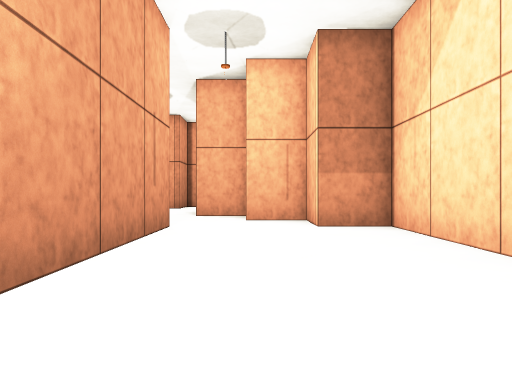
[1] (above)

17 first-person views from a walk through a scene from a Unity 3-D project. The camera is 1.4 m above the floor, looks level and sees 75° across. The floor is counted in squares, 2 m on a side. Each view is taken from the middle of a square. On the plan, view 1 faces up. The plan holds only what a view shows up to about 10 squares ahead; the rest is blank. The place goes on beyond the plan. The player is left out. Some animated figures are not drawn.

[2]
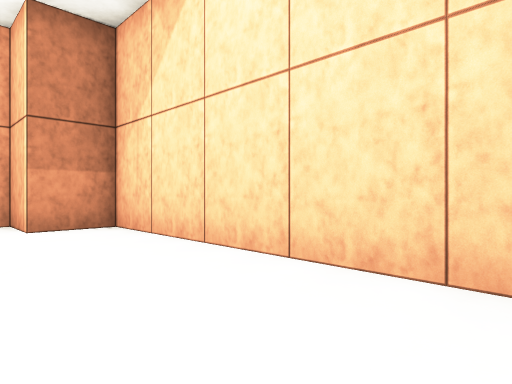

[3]
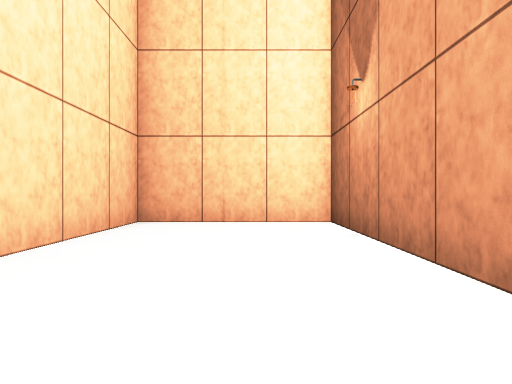

[4]
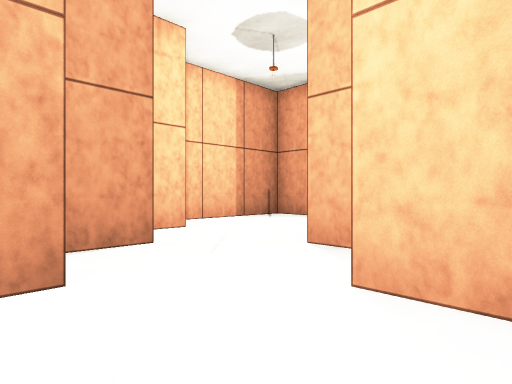

[5]
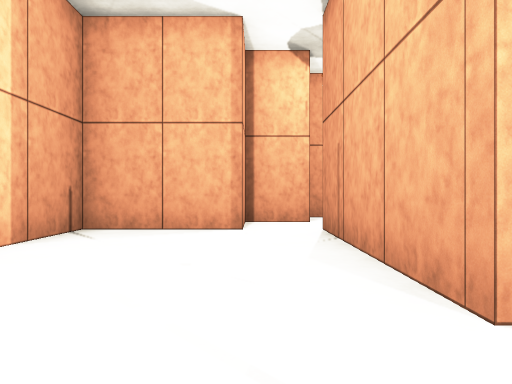

[6]
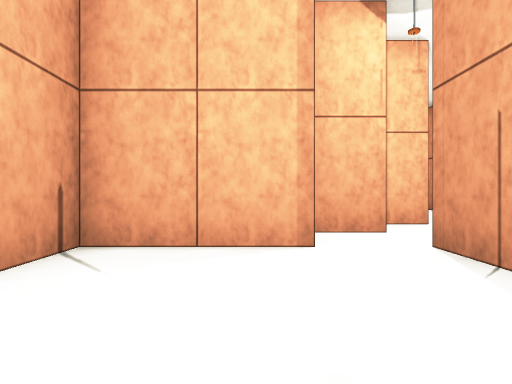

[7]
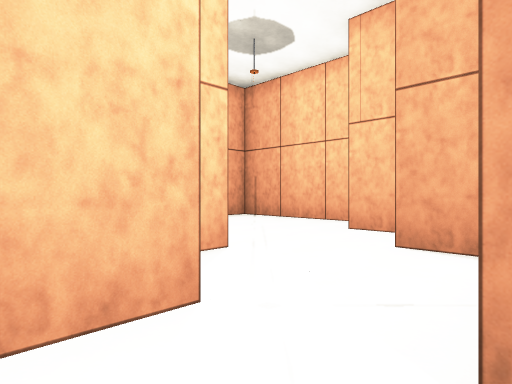

[8]
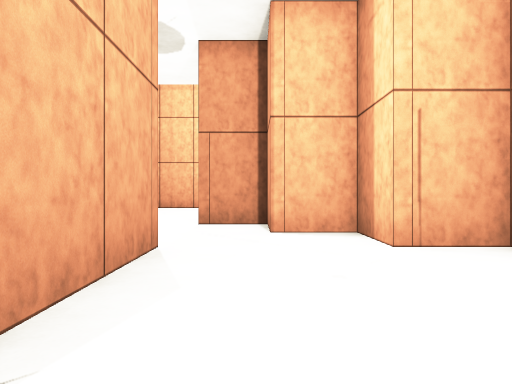

[9]
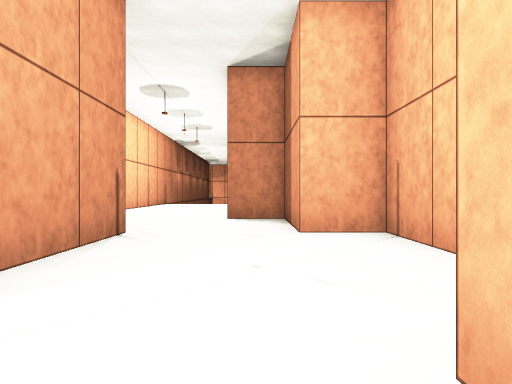

[10]
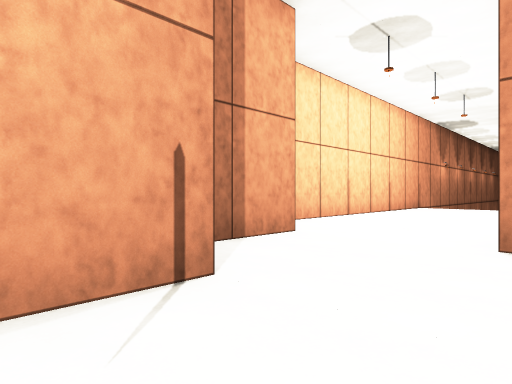

[11]
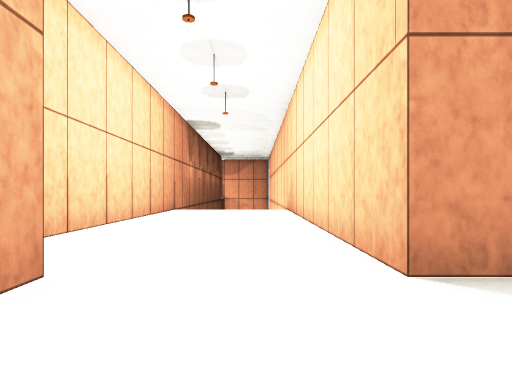

[12]
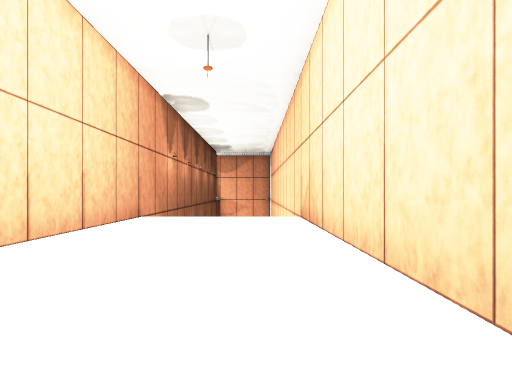

[13]
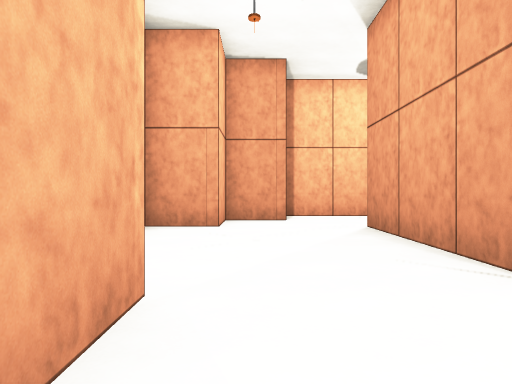

[14]
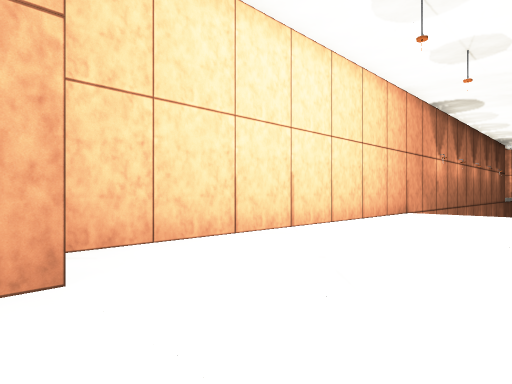

[15]
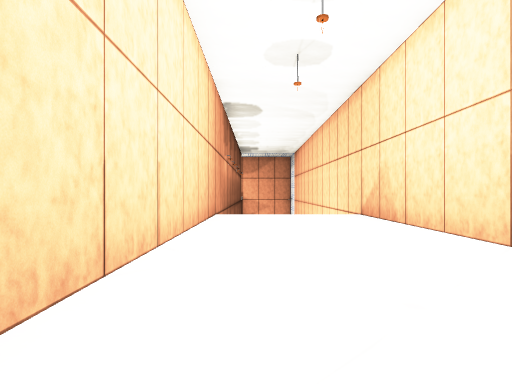

[16]
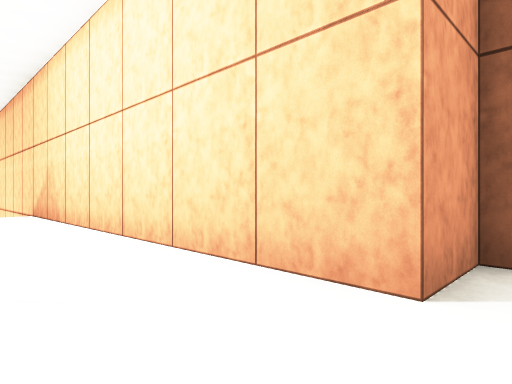

[17]
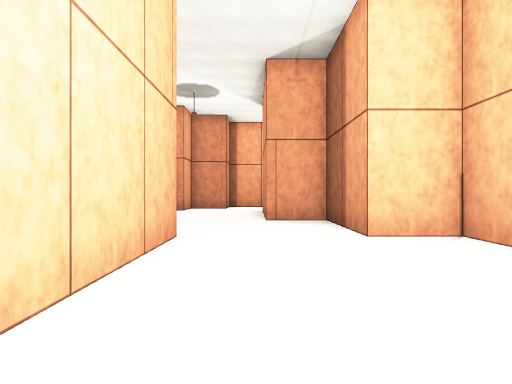

### Floor plan
Points are (right, up) in squares from view 1. A wall is a line through its corners. A room is listed if a view was taken in it or the views show most of it. See-through windows are left out.
Room 1 (views 1, 2, 3, 4, 5)
walls: (-3.2, 6.8) (-1.7, 6.8) (-1.7, -0.7) (2.8, -0.7) (2.8, 6.7) (1.3, 6.7) (1.3, 8.3) (-0.2, 8.3); (-3.2, 8.3) (-3.2, 7.1); (-0.2, 9.8) (-1.7, 9.8)
ways out: opening at (-2.3, 9) to room 2
Room 2 (views 6, 7, 8)
walls: (-1.7, 9.8) (-1.7, 14.2); (-1.8, 15.7) (-3.2, 15.7) (-3.2, 14.2) (-6.2, 14.2) (-6.2, 9.8) (-4.8, 9.8) (-4.8, 8.3) (-3.2, 8.3)
ways out: opening at (-2.3, 9) to room 1; opening at (-2, 15) to room 3
Room 3 (views 9, 10, 11, 12, 13, 14, 15, 16, 17)
walls: (-3.2, 35.5) (-3.2, 24.8) (-1.7, 24.8) (-1.7, 21.8) (-0.2, 21.8) (-0.2, 17.2) (-1.5, 17.2); (4.3, 18) (4.3, 21.7) (2.8, 21.7) (2.8, 24.7) (1.3, 24.7) (1.3, 35.5); (1.3, 14.8) (1.3, 15.8) (2.8, 15.8) (2.8, 17.3) (4.2, 17.3); (-1.4, 14.3) (1.1, 14.3)
ways out: opening at (-2, 15) to room 2

Positions as (right, up) in squares from view 1, and headings:
1: (0, 0), facing up
2: (0, 0), facing up-right
3: (0, 7), facing down
4: (1, 6), facing up-left
5: (-3, 8), facing up
6: (-4, 10), facing up
7: (-3, 14), facing up-right
8: (-3, 14), facing down
9: (2, 16), facing up
10: (2, 20), facing up-left
11: (0, 22), facing up
12: (0, 26), facing up
13: (2, 24), facing down
14: (1, 24), facing up-left
15: (-2, 25), facing up
16: (-1, 24), facing up-right
17: (0, 30), facing down
